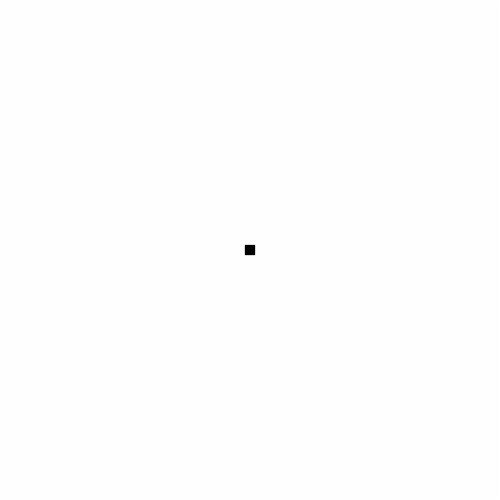
Frame 1 (no input)
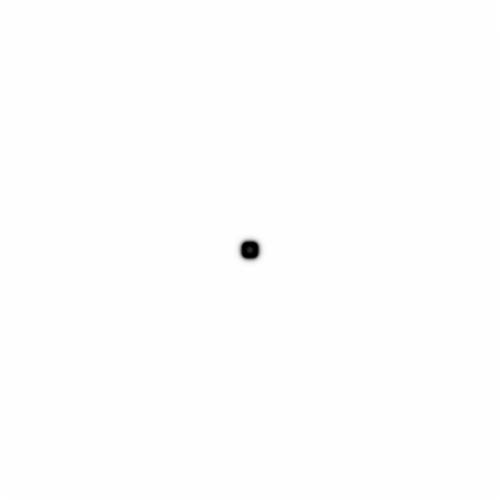
Frame 60 (no input)
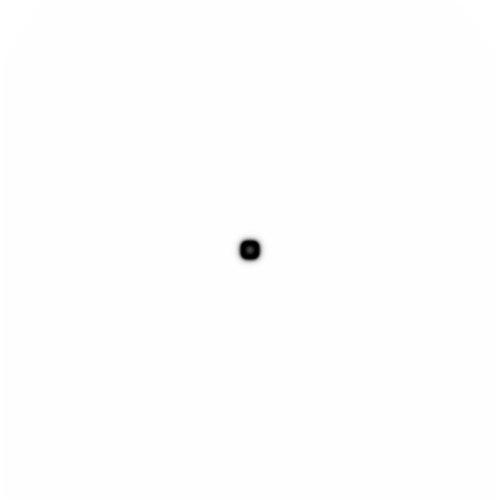
Frame 120 (the mouse pressed at the canvas centre since frame 60)

The p5.js sketch that drew these frames (run headless with seeded random() and noise() and a simulated clock; from frame 60 on, the mouse is pressed at the canvas centre):

// p5.js sketch
// ── sketch.js
var grid;
var next;

var dA = 1;
var dB = 0.5;
var feed = 0.055;
var k = 0.062;

function setup() {
  createCanvas(500, 500);
  pixelDensity(1);
  grid = [];
  next = [];
  for (var x = 0; x < width; x++) {
    grid[x] = [];
    next[x] = [];
    for (var y = 0; y < height; y++) {
      grid[x][y] = { a: 1, b: 0 };
      next[x][y] = { a: 1, b: 0 };
    }
  }
  
  for (var i = 245; i < 255; i++) {
    for (var j = 245; j < 255; j++) {
      grid[i][j].b = 1;
    }
  }
  
}

function draw() {
  background(50);
  
  for (var x = 1; x < width-1; x++) {
    for (var y = 1; y < height-1; y++) {
      var a = grid[x][y].a;
      var b = grid[x][y].b;
      next[x][y].a = a +
                    (dA * laplaceA(x,y)) -
                    (a * b * b) +
                    (feed * (1 - a));
      next[x][y].b = b +
                    (dB * laplaceB(x,y)) +
                    (a * b * b) -
                    ((k + feed) * b);
                    
      next[x][y].a = constrain(next[x][y].a, 0, 1);
      next[x][y].b = constrain(next[x][y].b, 0, 1);
    }
  }
  
  loadPixels();
  for (var x = 0; x < width; x++) {
    for (var y = 0; y < height; y++) {
      var pix = (x + y * width) * 4;
      var a = next[x][y].a;
      var b = next[x][y].b;
      var c = floor((a-b)*255);
      c = constrain(c, 0, 255);
      pixels[pix + 0] = c;
      pixels[pix + 1] = c;
      pixels[pix + 2] = c;
      pixels[pix + 3] = 255;
    }
  }
  updatePixels();
  
  swap();
}

function laplaceA(x, y) {
  var sumA = 0;
  sumA += grid[x][y].a * -1;
  sumA += grid[x-1][y].a * 0.2;
  sumA += grid[x+1][y].a * 0.2;
  sumA += grid[x][y+1].a * 0.2;
  sumA += grid[x][y-1].a * 0.2;
  sumA += grid[x-1][y-1].a * 0.05;
  sumA += grid[x+1][y-1].a * 0.05;
  sumA += grid[x+1][y+1].a * 0.05;
  sumA += grid[x-1][y+1].a * 0.05;
  return sumA;
}
function laplaceB(x, y) {
  var sumB = 0;
  sumB += grid[x][y].b * -1;
  sumB += grid[x-1][y].b * 0.2;
  sumB += grid[x+1][y].b * 0.2;
  sumB += grid[x][y+1].b * 0.2;
  sumB += grid[x][y-1].b * 0.2;
  sumB += grid[x-1][y-1].b * 0.05;
  sumB += grid[x+1][y-1].b * 0.05;
  sumB += grid[x+1][y+1].b * 0.05;
  sumB += grid[x-1][y+1].b * 0.05;
  return sumB;
}

function swap() {
  var temp = grid;
  grid = next;
  next = temp;
}
